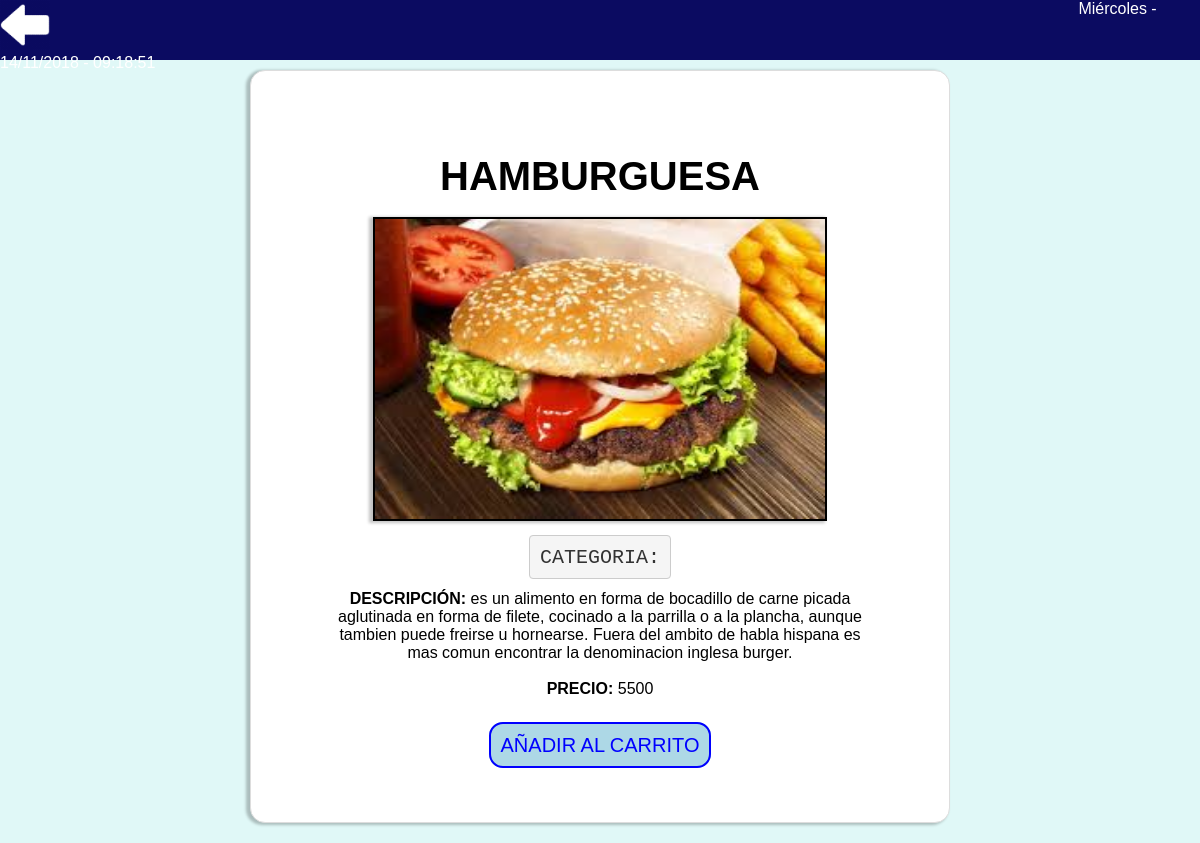
Page /detalles.php?id=1 (signed in) on the committed database.
### tables this page shows
CREATE TABLE `productos` (
  `id` int(11) NOT NULL,
  `nombre` text NOT NULL,
  `Categoria` varchar(100) NOT NULL,
  `descripcion` text NOT NULL,
  `imagen` text NOT NULL,
  `precio` double NOT NULL
);

### detalles.php (the view, shortened to what this page needs)
<!DOCTYPE html>
<html lang="es">
<head>
	<link rel="stylesheet" type="text/css" href="./css/estiloDetalles.css">
</head>
<body onload="getTime()">
	<header>
		<a href="./home.php" title="Volver al catálogo de productos">
			<img src="./imagenes/left-arrow.png">
		</a>
		<span id="time"></span>
	</header>
	<section>
		<?php
			include 'conexion.php';
			$re=mysqli_query($obj_conexion,"select * from productos where id=".$_GET['id'])or die(mysqli_error($obj_conexion));
			while ($f=mysqli_fetch_array($re)) {
			?>
				<center>
					<br>
					<span id="nombre"><?php echo $f['nombre'];?></span><br><br>
					<img id="img" src="./productos/<?php echo $f['imagen'];?>"><br><br>
					<span id="cat">CATEGORIA: <?php echo $f['Categoria'];?></span><br><br>
					<span id="desc">DESCRIPCIÓN: </span><span><?php echo $f['descripcion'];?></span><br><br>
					<span id="desc">PRECIO: </span><span><?php echo $f['precio'];?></span><br><br><br>
					<a  id="carro" href="./carritodecompras.php?id=<?php echo $f['id'];?>">Añadir al carrito</a>
				</center>
		<?php
			}
		?>
	</section>
</body>
</html>

### css/estiloDetalles.css (style rules this page uses)
html { padding: 0px; margin: 0px; }
body { background-color: #E0F8F7; padding: 0px; margin: 0px; font-family: "Arial"; }
header { width: 100%; height: 60px; background-color: #0B0B61; color:white; }
header a { width: 50px; margin-left: 0; display: inline-block; vertical-align: top; }
header a img { width: 100%; }
section { background-color: white; padding: 65px 80px 65px 80px; margin: 10px 250px 20px 250px; border: 1px solid #DDD; border-radius: 15px; box-shadow: -3px 1px 3px 1px rgba(0,0,0,0.24); }
#nombre { text-transform: uppercase; font-weight: bold; font-size: 40px; text-shadow: -3 px 2px lightgray; }
#desc { font-weight: bold; }
#cat { padding: 9.5px; margin: 0 0 10px; font-family: "Courier New", Courier, monospace; font-size: 20px; line-height: 1.42857143; color: #333; word-break: break-all; word-wrap: break-word; background-color: #f5f5f5; border: 1px solid #ccc; border-radius: 4px; }
#img { box-shadow: -3px 1px 3px 1px rgba(0,0,0,0.24); width: 450px; height: 300px; margin:0 auto; border: 2px solid; }
#carro { text-decoration: none; color: blue; padding: 10px; font-size: 20px; text-transform: uppercase; border: 2px solid blue; border-radius: 14px; background-color: lightblue; }

### rows in the picture
productos: nombre "HAMBURGUESA", imagen (picture), descripcion "es un alimento en forma de bocadillo de carne picada aglutinada en forma de filete, cocinado a la parrilla o a la plancha, aunque tambien puede freirse u hornearse. Fuera del ambito de habla hispana es mas comun encontrar la denominacion inglesa burger.", precio "5500"
